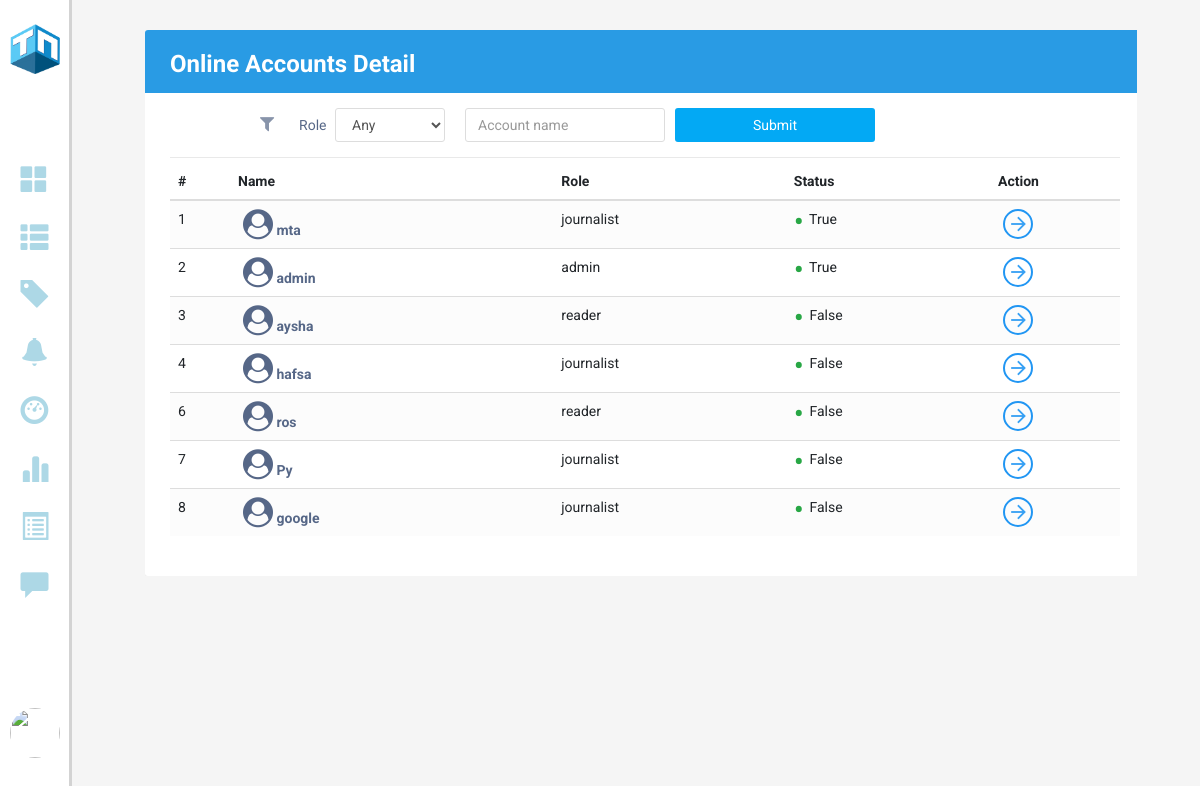
/onlinestatus (signed in), run on an earlier commit of the app's database.
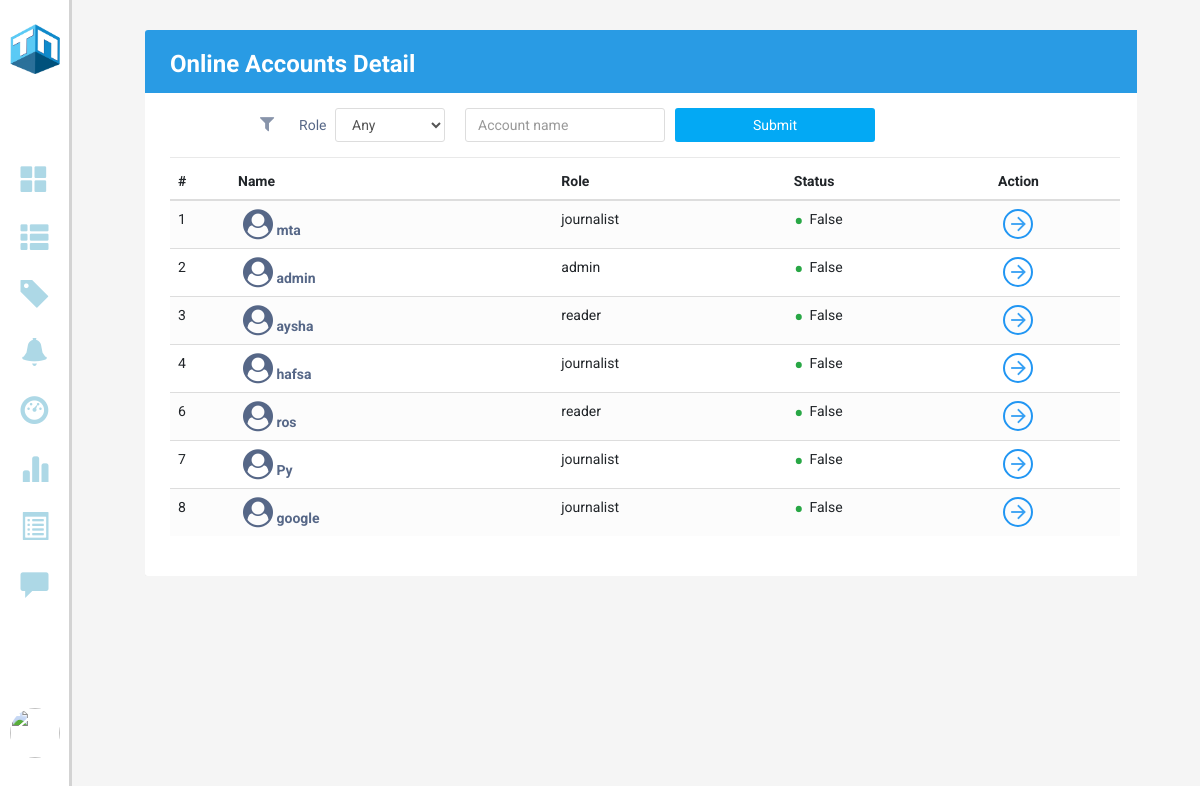
And on a later commit of the database.
### models.py (models this page shows)
class Users(db.Model, UserMixin):
    id = db.Column(db.Integer,  primary_key = True, nullable = False)
    email = Column(String, nullable=False, unique = True)
    username = Column(String, nullable=False)
    role = Column(String, nullable=False)
    password = Column(String, nullable=False)
    profile_pic = Column(BLOB, nullable=False)
    mimetype = Column(String, nullable=False)
    status = Column(Boolean, nullable=False)
    created_at = Column(DateTime, server_default = func.now(), nullable=False)
    updated_at = Column(DateTime, server_default = func.now(), server_onupdate = func.now(), nullable=False)
    poster = db.relationship('Posts', backref=backref('poster'), cascade = 'all, delete')
    reporter = db.relationship('Reports', backref=backref('reporter'), cascade = 'all, delete')
    bookmarker = db.relationship('Bookmarks', backref=backref('bookmarker'), cascade = 'all, delete')
    notifier = db.relationship('Notifications', backref=backref('notifier'), cascade = 'all, delete')

### app.py (the view, shortened to what this page needs)
@app.route('/onlinestatus', methods = ['GET', 'POST'])
@login_required
def get_online_users():
    status_form = OnlineStatusForm()
    users = Users.query.order_by().all()
    return render_template("OnlineStatus.html", users = users, status_form = status_form)

### webforms.py
class OnlineStatusForm(FlaskForm):
    role =  SelectField("--Role--", choices=[('any','Any'),('reader','Reader'),('journalist','Journalist')])
    search = StringField("Account name")
    submit = SubmitField()

### app.py (called while the page is built)
@login_manager.user_loader
def load_user(user_id):
    return Users.query.get(int(user_id))

### templates/OnlineStatus.html (shortened to what the changed rows need)
<!DOCTYPE html>
<html lang="en">
<head>
    <link rel="stylesheet" type="text/css" href="/static/style.css">
    <link rel="stylesheet" href="https://stackpath.bootstrapcdn.com/bootstrap/4.5.0/css/bootstrap.min.css">
    <link rel="stylesheet" href="https://maxcdn.bootstrapcdn.com/font-awesome/4.7.0/css/font-awesome.min.css">
    <link rel="stylesheet" href="https://maxcdn.bootstrapcdn.com/bootstrap/3.3.6/css/bootstrap.min.css">
    <link rel="stylesheet" href="https://cdnjs.cloudflare.com/ajax/libs/font-awesome/4.7.0/css/font-awesome.min.css">
    <link rel="stylesheet" href="https://maxcdn.bootstrapcdn.com/bootstrap/3.3.7/css/bootstrap.min.css"
>
</head>
<body>
    <section class="GContent" style="background-color: #f2f3f4">
        <div class="G1" style="width: 94%;">
            <div class="Gformat" style="width: 100%;">
                <form action="/onlinestatus", method="post">
                    <div class="container-xl">
                        <div class="table-responsive">
                            <div class="table-wrapper">
                                <div class="table-title">
                                    <div class="row">
                                        <div class="col-sm-4">
                                            <h2 style="color: white;">Online Accounts <b>Detail</b></h2>
                                        </div>
                                    </div>
                                </div>
                                <table class="table table-striped table-hover">
                                    <thead>
                                        <tr>
                                            <th>#</th>
                                            <th>Name</th>
                                            <th>Role</th>
                                            <th>Status</th>
                                            <th>Action</th>
                                        </tr>
                                    </thead>
                                    <tbody>
                                        {% for user in users %}
                                        <tr>
                                            <td>{{user.id}}</td>
                                            <td><a href="#"><i class="fa fa-user-circle" aria-hidden="true"
                                                        style="font-size: 30px;"></i> {{user.username}}</a></td>
                                            <td>{{user.role}}</td>
                                            <td><span class="status text-success">&bull;</span> {{user.status}}</td>
                                            <td><a href="{{ url_for('edit_profile', user_id = user.id) }}" class="view" title="View Details" data-toggle="tooltip"><i
                                                        class="material-icons">&#xE5C8;</i></a></td>
                                        </tr>
                                        {% endfor %}
                                    </tbody>
                                </table>
                            </div>
                        </div>
                    </div>
                </form>
            </div>
        </div>
    </section>
</body>
</html>

What changed in the data, as far as the page shows it:
changed Users "mta": status "True" → "False"
changed Users "admin": status "True" → "False"
